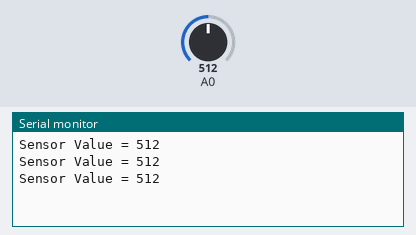
Recording of a sketch running on a simulated Arduino Uno, built with avr-gcc and run on an emulated ATmega328P. Parts: the last lines printed to the serial monitor. Inputs (shaded band) come from the test bench; at power-on: A0 = 512.

Above: at 1.3 s.
1.4 s: A0 set to 716
At 1.9 s:
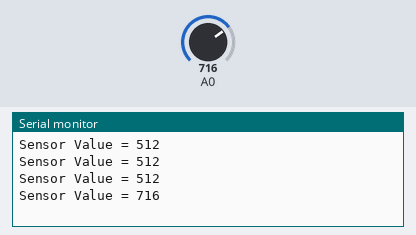
2.9 s: A0 set to 900
At 3.4 s:
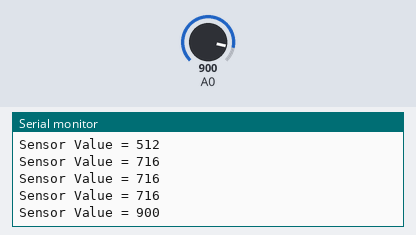
Timing chart, 0 to 5.9 s (numbered marks = the images above; inputs shaded):
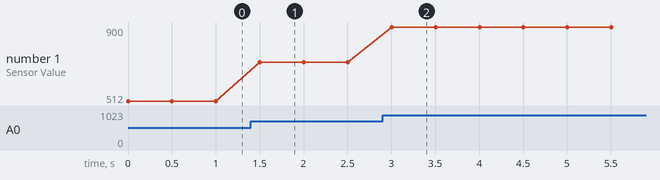

Measured:
- after the input at 1.4 s, the serial monitor: prints a new line after 0.10 s (image 1)
- after the input at 2.9 s, the serial monitor: prints a new line after 0.10 s (image 2)
- plotted number 1: 512 → 716 after the input at 1.4 s, 716 → 900 after the input at 2.9 s

The sketch:

LDR_Light_Intensity_Reader.ino
```cpp
int sensor;

void setup() {
  Serial.begin(9600);
}

void loop() {
  sensor = analogRead(A0);
  Serial.print("Sensor Value = "); // it prints in serial monitor.
  Serial.println(sensor);
  delay(500);

}
```
